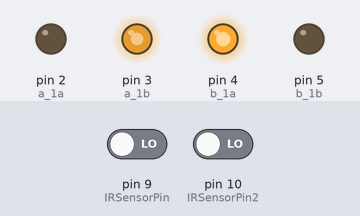
Recording of a sketch running on a simulated Arduino Uno, built with avr-gcc and run on an emulated ATmega328P. Parts: output pins drawn as LEDs (lit = HIGH). The test bench sets the inputs (shaded band); at power-on: pin 9 (IRSensorPin) LOW, pin 10 (IRSensorPin2) LOW.

Above: at 1.2 s.
1.3 s: pin 9 (IRSensorPin) driven HIGH
At 2.4 s:
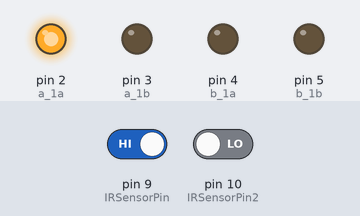
2.8 s: pin 10 (IRSensorPin2) driven HIGH
At 3.5 s:
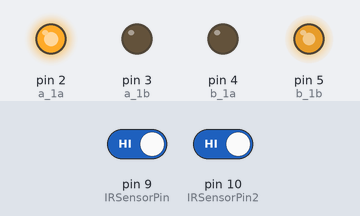
4.3 s: pin 9 (IRSensorPin) driven LOW
At 4.7 s:
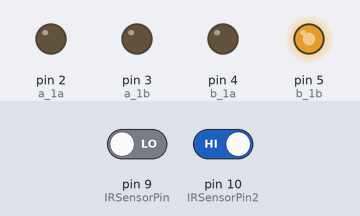
Timing chart, 0 to 7.3 s (numbered marks = the images above; inputs shaded):
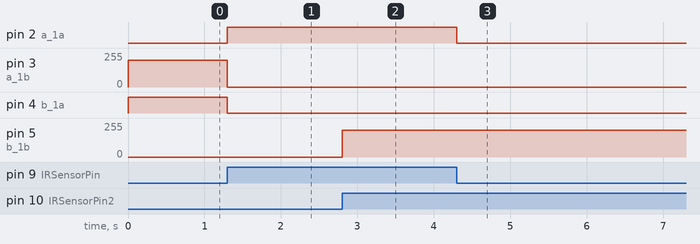

The sketch:

maze.ino
```cpp
//code for maze

// Left wheel
int a_1a = 2;
int a_1b = 3;

// Right wheel
int b_1a = 4;
int b_1b = 5;

// Sensors
int IRSensorPin = 9;
int IRSensorPin2 = 10;

// Speed
int speed = 200;

//counter for turning.
int count = 0;

bool start = true;
void setup() {
  pinMode(a_1a, OUTPUT);
  pinMode(a_1b, OUTPUT);
  pinMode(b_1a, OUTPUT);
  pinMode(b_1b, OUTPUT);
  pinMode(IRSensorPin, INPUT);
  pinMode(IRSensorPin2, INPUT);
  Serial.begin(9600);
}

void loop() {
  if (digitalRead(IRSensorPin) == HIGH && digitalRead(IRSensorPin2) == HIGH) {
    // Straight Path
    forward();
  }
  if (digitalRead(IRSensorPin) == HIGH && digitalRead(IRSensorPin2) == LOW) {
    // Left Turn
    left();
  }
  if (digitalRead(IRSensorPin) == LOW && digitalRead(IRSensorPin2) == HIGH) {
    // Turn Right
    right();
  }
  if (digitalRead(IRSensorPin) == LOW && digitalRead(IRSensorPin2) == LOW) {
    // U-Turn
    u_turn();
  }
  // if(start){
  //   forward();
  // }
  // //this is hardcoded following the mazes path.
  // if(sensorStatus == 0 && sensorStatus2 == 0) {
  //   //every time you are supposed to turn right, you turn right.
  //   start = false;
  //   if(count ==0 || count==1 || count==5 || count==6 || count==7 || count==10 || count==11 || count==12 || count==14) {
  //     right();
  //     delay(50);
  //     forward();
  //     count++;
  //   }//everytime you are supposed to turn left, you turn left.
  //    else if(count == 2 || count==3 || count==4 || count==8 || count==9 || count==13 || count==15){
  //     left();
  //     delay(50);
  //     forward();
  //     count++;
  // }
}

//functions for movement.
void forward(){
  analogWrite(b_1a, LOW);
  analogWrite(b_1b, speed);

  analogWrite(a_1a, speed);
  analogWrite(a_1b, LOW);
}

void right(){
  analogWrite(a_1a, LOW);
  analogWrite(a_1b, LOW);

  analogWrite(b_1a, LOW);
  analogWrite(b_1b, speed);
}

void left(){
  analogWrite(a_1a, speed);
  analogWrite(a_1b, LOW);

  analogWrite(b_1a, LOW);
  analogWrite(b_1b, LOW);
}

void u_turn() {
  analogWrite(b_1a, speed);
  analogWrite(b_1b, LOW);

  analogWrite(a_1a, LOW);
  analogWrite(a_1b, speed);}

void stop() {
  analogWrite(a_1a, LOW);
  analogWrite(a_1b, LOW);
  analogWrite(b_1a, LOW);
  analogWrite(b_1b, LOW);
}
```

Measured:
- after the input at 1.3 s, pin 2 (a_1a): LOW → HIGH at once; pin 3 (a_1b): 200/255 → 0/255 at once; pin 4 (b_1a): HIGH → LOW at once
- after the input at 2.8 s, pin 5 (b_1b): 0/255 → 200/255 at once
- after the input at 4.3 s, pin 2 (a_1a): HIGH → LOW at once
